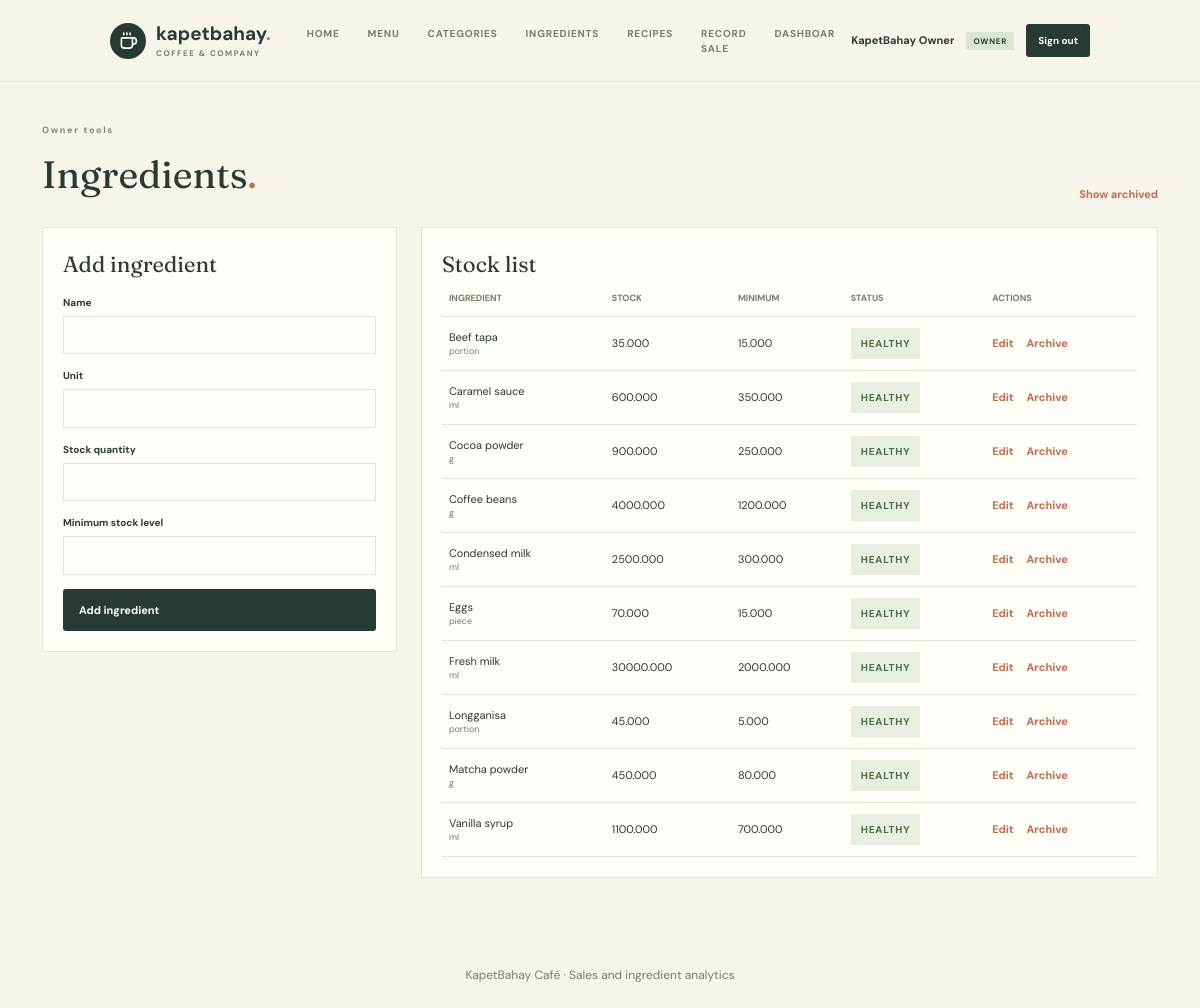
/owner/ingredients.php (signed in), run on the app's committed database.
### tables this page shows
CREATE TABLE ingredients (
    id INT UNSIGNED AUTO_INCREMENT PRIMARY KEY,
    name VARCHAR(150) NOT NULL,
    unit VARCHAR(30) NOT NULL,
    stock_qty DECIMAL(12,3) NOT NULL DEFAULT 0,
    min_stock_level DECIMAL(12,3) NOT NULL DEFAULT 0,
    stock_updated_at DATETIME NOT NULL DEFAULT CURRENT_TIMESTAMP,
    low_stock_notified_at DATETIME NULL,
    is_archived TINYINT(1) NOT NULL DEFAULT 0,
    INDEX idx_ingredients_archived (is_archived)
);

### includes/helpers.php (called while the page is built, shortened)
<?php
function e(?string $value): string
{
    return htmlspecialchars((string) $value, ENT_QUOTES, 'UTF-8');
}

### owner/ingredients.php (the view, shortened to what this page needs)
<?php
require_once __DIR__ . '/../includes/auth.php';
$editing = null;
$archived = isset($_GET['archived']);
$rows = $pdo->query('SELECT * FROM ingredients ' . ($archived ? '' : 'WHERE is_archived = 0 ') . 'ORDER BY name')->fetchAll();
require __DIR__ . '/../includes/header.php';
?>
<main class="app-owner-page">
    <div class="app-page-heading">
        <div>
            <p class="eyebrow">Owner tools</p>
            <h1>Ingredients<span>.</span></h1>
        </div>
        <a class="app-toggle-link" href="<?= e(BASE_URL) ?>/owner/ingredients.php<?= $archived ? '' : '?archived=1' ?>">
            <?= $archived ? 'Hide archived' : 'Show archived' ?>
        </a>
    </div>
    <section class="app-admin-grid">
        <form method="post" class="app-form-card">
            <h2><?= $editing ? 'Edit ingredient' : 'Add ingredient' ?></h2>
            <label class="app-field">Name
                <input name="name" required maxlength="150" value="<?= e($editing['name'] ?? '') ?>">
            </label>
            <label class="app-field">Unit
                <input name="unit" required maxlength="30" value="<?= e($editing['unit'] ?? '') ?>">
            </label>
            <label class="app-field">Stock quantity
                <input name="stock_qty" type="number" min="0" step="0.001" required value="<?= e((string) ($editing['stock_qty'] ?? '')) ?>">
            </label>
            <label class="app-field">Minimum stock level
                <input name="min_stock_level" type="number" min="0" step="0.001" required value="<?= e((string) ($editing['min_stock_level'] ?? '')) ?>">
            </label>
            <button class="primary-button" type="submit"><?= $editing ? 'Save changes' : 'Add ingredient' ?></button>
        </form>
        <section class="app-list-card">
            <h2>Stock list</h2>
            <div class="app-table-wrap">
                <table class="app-table">
                    <thead>
                        <tr>
                            <th>Ingredient</th>
                            <th>Stock</th>
                            <th>Minimum</th>
                            <th>Status</th>
                            <th>Actions</th>
                        </tr>
                    </thead>
                    <tbody>
                        <?php foreach ($rows as $row): ?>
                            <?php $low = (float) $row['stock_qty'] <= (float) $row['min_stock_level']; ?>
                            <tr>
                                <td><?= e($row['name']) ?><small><?= e($row['unit']) ?></small></td>
                                <td><?= e((string) $row['stock_qty']) ?></td>
                                <td><?= e((string) $row['min_stock_level']) ?></td>
                                <td>
                                    <span class="app-status-badge<?= $low ? ' app-low-badge' : '' ?>">
                                        <?= $row['is_archived'] ? 'Archived' : ($low ? 'Low stock' : 'Healthy') ?>
                                    </span>
                                </td>
                                <td>
                                    <a class="app-table-link" href="?edit=<?= (int) $row['id'] ?>">Edit</a>
                                    <form method="post" class="app-inline-form">
                                        <button class="app-table-link" type="submit"><?= $row['is_archived'] ? 'Restore' : 'Archive' ?></button>
                                    </form>
                                </td>
                            </tr>
                        <?php endforeach; ?>
                    </tbody>
                </table>
            </div>
        </section>
    </section>
</main>
<?php require __DIR__ . '/../includes/footer.php'; ?>

### assets/css/owner.css (style rules this page uses)
:root { --cream:#f7f4ec;--paper:#fffdf8;--ink:#283b32;--muted:#797c70;--espresso:#563c2e;--terracotta:#c66c4d;--sage:#dce5d4;--line:#e8e3d8;--serif:'Fraunces',Georgia,serif;--sans:'DM Sans',sans-serif }
* { box-sizing:border-box }
html { scroll-behavior:smooth }
body { margin:0;background:var(--cream);color:var(--ink);font-family:var(--sans);-webkit-font-smoothing:antialiased }
button,input,select { font:inherit }
button { cursor:pointer }
.eyebrow { font-size:9px;letter-spacing:1.7px;font-weight:700;color:#828475;display:flex;align-items:center;gap:9px }
.primary-button { border:0;background:var(--ink);color:white;padding:13px 16px;border-radius:3px;display:flex;justify-content:space-between;align-items:center;gap:12px;font-size:11px;font-weight:700;transition:background .2s }

### assets/css/app.css (style rules this page uses)
.app-status-badge { background: #e8eee2; color: #4d6c4c; display: inline-flex; font-size: 10px; font-weight: 700; letter-spacing: .8px; padding: 8px 10px; text-transform: uppercase; }
.app-owner-page { margin: 0 auto; max-width: 1180px; padding: 42px 32px 64px; }
.app-page-heading { align-items: end; display: flex; justify-content: space-between; margin-bottom: 24px; }
.app-page-heading h1 { font-family: var(--serif); font-size: 38px; margin: 8px 0 0; }
.app-page-heading h1 span,.app-item-category { color: var(--terra, var(--terracotta, #bf684c)); }
.app-toggle-link,.app-cancel-link,.app-table-link { color: var(--terra, var(--terracotta, #bf684c)); font-size: 11px; font-weight: 700; text-decoration: none; }
.app-table-link { background:none;border:0;padding:0;cursor:pointer; }
.app-admin-grid { display: grid; grid-template-columns: minmax(260px, .65fr) minmax(0, 1.35fr); gap: 24px; align-items: start; }
.app-form-card,.app-list-card { background: var(--paper); border:1px solid var(--line); padding:20px; }
.app-form-card { display:grid; gap:14px; }
.app-form-card h2,.app-list-card h2 { font-family:var(--serif); font-size:22px; margin:0; }
.app-field { display:grid; gap:6px; font-size:10px; font-weight:700; }
.app-field input,.app-field select,.app-field textarea { border:1px solid var(--line); background:var(--paper); color:var(--ink); padding:10px; font-size:11px; }
.app-table-wrap { overflow-x:auto; }
.app-table { border-collapse:collapse; width:100%; font-size:11px; }
.app-table th,.app-table td { border-bottom:1px solid var(--line); padding:11px 7px; text-align:left; vertical-align:middle; }
.app-table th { color:var(--muted); font-size:9px; text-transform:uppercase; }
.app-table small { color:var(--muted); display:block; font-size:9px; }
.app-inline-form { display:inline; margin-left:10px; }

### data on the page
ingredients: name "Beef tapa", unit "portion", stock_qty "35.000", min_stock_level "15.000", is_archived "HEALTHY"
ingredients: name "Caramel sauce", unit "ml", stock_qty "600.000", min_stock_level "350.000", is_archived "HEALTHY"
ingredients: name "Cocoa powder", unit "g", stock_qty "900.000", min_stock_level "250.000", is_archived "HEALTHY"
ingredients: name "Coffee beans", unit "g", stock_qty "4000.000", min_stock_level "1200.000", is_archived "HEALTHY"
ingredients: name "Condensed milk", unit "ml", stock_qty "2500.000", min_stock_level "300.000", is_archived "HEALTHY"
ingredients: name "Eggs", unit "piece", stock_qty "70.000", min_stock_level "15.000", is_archived "HEALTHY"
ingredients: name "Fresh milk", unit "ml", stock_qty "30000.000", min_stock_level "2000.000", is_archived "HEALTHY"
ingredients: name "Longganisa", unit "portion", stock_qty "45.000", min_stock_level "5.000", is_archived "HEALTHY"
ingredients: name "Matcha powder", unit "g", stock_qty "450.000", min_stock_level "80.000", is_archived "HEALTHY"
ingredients: name "Vanilla syrup", unit "ml", stock_qty "1100.000", min_stock_level "700.000", is_archived "HEALTHY"

### other printed values
$item['label'] "HOME"
$item['label'] "MENU"
$item['label'] "CATEGORIES"
$item['label'] "INGREDIENTS"
$item['label'] "RECIPES"
$item['label'] "RECORD SALE"
$viewer['name'] "KapetBahay Owner"
$viewer['role'] "OWNER"
